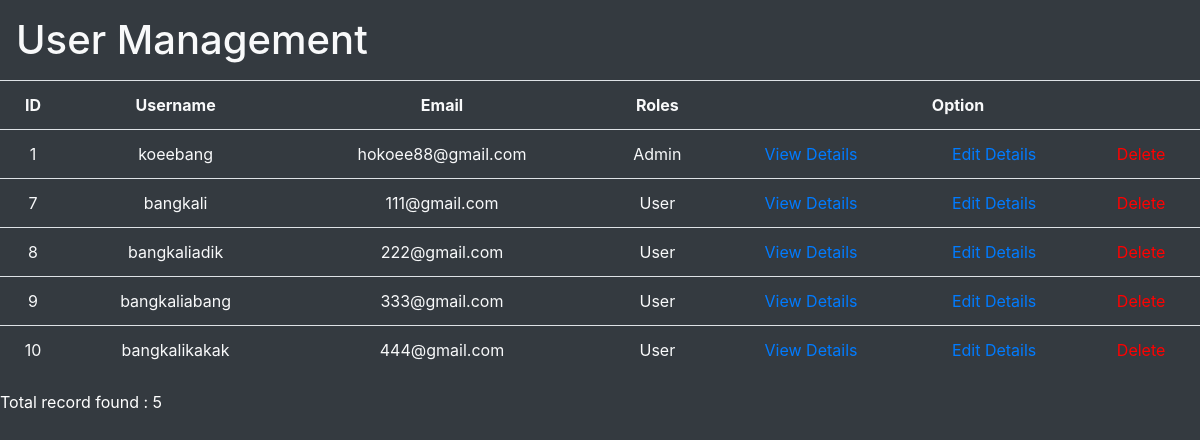
/admin/user_management.php (signed in), run on an earlier commit of the app's database.
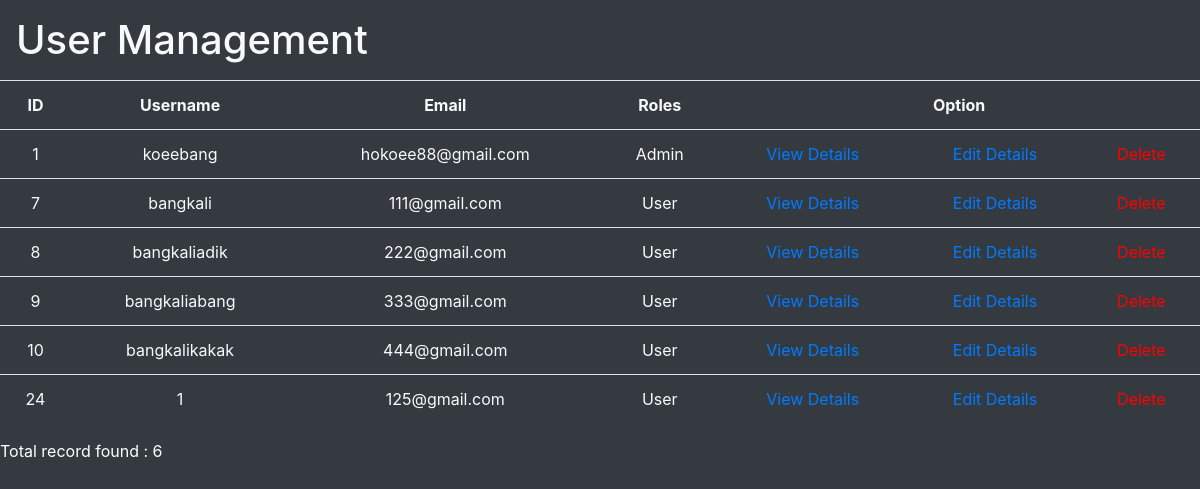
And on a later commit of the database.
### tables this page shows
CREATE TABLE `user` (
  `userID` int(10) NOT NULL,
  `userName` varchar(50) NOT NULL,
  `userEmail` varchar(50) NOT NULL,
  `userContact` varchar(11) NOT NULL,
  `userPassword` varchar(50) NOT NULL,
  `gender` varchar(10) NOT NULL,
  `dateOfBirth` date NOT NULL,
  `residentialAddress` varchar(200) NOT NULL,
  `userType` enum('User','Admin') NOT NULL DEFAULT 'User',
  `profilePicture` longblob DEFAULT NULL
);

### admin/user_management.php (the view, shortened to what this page needs)
<?php
	include("../database/connect.php");
?>
<!DOCTYPE html>
<html>
<head>
    <link rel="stylesheet" href="https://maxcdn.bootstrapcdn.com/bootstrap/4.0.0/css/bootstrap.min.css">
</head>
<body class="bg-dark text-light">
	<h1 class="m-3">User Management</h1>
	<div class = "user-container">
		<table class="table">
			<tr>
				<th scope="col" class="text-center">ID</th>
				<th scope="col" class="text-center">Username</th>
				<th scope="col" class="text-center">Email</th>
				<th scope="col" class="text-center">Roles</th>
				<th scope="col" class="text-center" colspan="3">Option</th>
			</tr>
			<?php
			$result = mysqli_query($con,"select * from user");
			$numRow = mysqli_num_rows($result);
			while($row = mysqli_fetch_assoc($result))
			{
				$userid = $row['userID'];
			?>
			<tr>
				<td class="text-center"><?php echo $row['userID']?></td>
				<td class="text-center"><?php echo $row['userName']?></td>
				<td class="text-center"><?php echo $row['userEmail']?></td>
				<td class="text-center"><?php echo $row['userType']?></td>
				<td class="text-center"><a href="user_detail.php?id=<?php echo $userid;?>&pageset=true">View Details</a></td>
				<td class="text-center"><a href="user_detail_edit.php?id=<?php echo $userid;?>&pageedit=true">Edit Details</a></td>
				<td class="text-center"><a href="?id=<?php echo $userid;?>&pagedelete=true" onclick="confirmation()" style="color: red;">Delete</a></td>
			</tr>
			<?php
			}
			?>
		</table>
		<footer style="color: white;">Total record found : <?php echo $numRow?></footer>
	</div>
</body>
</html>

What changed in the data, as far as the page shows it:
added user: userID "24", userName "1", userEmail "125@gmail.com", userType "User"
Also different on the page:
$numRow: "5" → "6"
